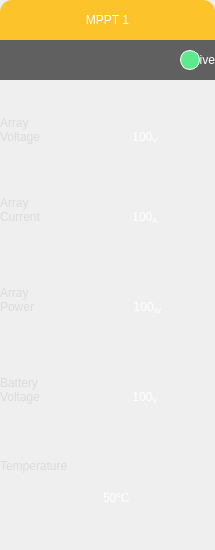
      <widget class="QWidget" name="mppt1" native="true">
       <property name="sizePolicy">
        <sizepolicy hsizetype="Fixed" vsizetype="Fixed">
         <horstretch>0</horstretch>
         <verstretch>0</verstretch>
        </sizepolicy>
       </property>
       <property name="minimumSize">
        <size>
         <width>215</width>
         <height>550</height>
        </size>
       </property>
       <property name="maximumSize">
        <size>
         <width>215</width>
         <height>550</height>
        </size>
       </property>
       <property name="styleSheet">
        <string notr="true">QWidget#mppt1{
border-radius:12px;
background-color:rgba(45, 45, 45,150);
}</string>
       </property>
       <widget class="QLabel" name="mppt1Header">
        <property name="geometry">
         <rect>
          <x>0</x>
          <y>0</y>
          <width>215</width>
          <height>40</height>
         </rect>
        </property>
        <property name="sizePolicy">
         <sizepolicy hsizetype="Fixed" vsizetype="Fixed">
          <horstretch>0</horstretch>
          <verstretch>0</verstretch>
         </sizepolicy>
        </property>
        <property name="minimumSize">
         <size>
          <width>215</width>
          <height>40</height>
         </size>
        </property>
        <property name="maximumSize">
         <size>
          <width>215</width>
          <height>40</height>
         </size>
        </property>
        <property name="styleSheet">
         <string notr="true">QLabel#mppt1Header{
font: 20pt &quot;Arial&quot;;
color:white;
border-top-left-radius:12px;
border-top-right-radius:12px;
background-color:rgba(255, 187, 0, 210);
}</string>
        </property>
        <property name="text">
         <string>MPPT 1</string>
        </property>
        <property name="alignment">
         <set>Qt::AlignCenter</set>
        </property>
       </widget>
       <widget class="QLabel" name="mppt1AliveLabel">
        <property name="geometry">
         <rect>
          <x>0</x>
          <y>40</y>
          <width>215</width>
          <height>40</height>
         </rect>
        </property>
        <property name="sizePolicy">
         <sizepolicy hsizetype="Fixed" vsizetype="Fixed">
          <horstretch>0</horstretch>
          <verstretch>0</verstretch>
         </sizepolicy>
        </property>
        <property name="minimumSize">
         <size>
          <width>215</width>
          <height>40</height>
         </size>
        </property>
        <property name="maximumSize">
         <size>
          <width>215</width>
          <height>40</height>
         </size>
        </property>
        <property name="styleSheet">
         <string notr="true">QLabel#mppt1AliveLabel{
font: 18pt &quot;Arial&quot;;
color:white;
background-color:rgba(56, 56, 56, 200);
}</string>
        </property>
        <property name="text">
         <string>Alive</string>
        </property>
        <property name="alignment">
         <set>Qt::AlignRight|Qt::AlignTrailing|Qt::AlignVCenter</set>
        </property>
        <property name="margin">
         <number>57</number>
        </property>
       </widget>
       <widget class="QLabel" name="mppt1ArrayVoltageLabel">
        <property name="geometry">
         <rect>
          <x>0</x>
          <y>90</y>
          <width>101</width>
          <height>80</height>
         </rect>
        </property>
        <property name="sizePolicy">
         <sizepolicy hsizetype="Fixed" vsizetype="Fixed">
          <horstretch>0</horstretch>
          <verstretch>0</verstretch>
         </sizepolicy>
        </property>
        <property name="minimumSize">
         <size>
          <width>101</width>
          <height>80</height>
         </size>
        </property>
        <property name="maximumSize">
         <size>
          <width>101</width>
          <height>80</height>
         </size>
        </property>
        <property name="styleSheet">
         <string notr="true">font:16pt &quot;Arial&quot;;
color:rgb(219, 219, 219);</string>
        </property>
        <property name="text">
         <string>Array
Voltage</string>
        </property>
        <property name="margin">
         <number>10</number>
        </property>
       </widget>
       <widget class="QLabel" name="mppt1ArrayCurrentLabel">
        <property name="geometry">
         <rect>
          <x>0</x>
          <y>170</y>
          <width>101</width>
          <height>80</height>
         </rect>
        </property>
        <property name="sizePolicy">
         <sizepolicy hsizetype="Fixed" vsizetype="Fixed">
          <horstretch>0</horstretch>
          <verstretch>0</verstretch>
         </sizepolicy>
        </property>
        <property name="minimumSize">
         <size>
          <width>101</width>
          <height>80</height>
         </size>
        </property>
        <property name="maximumSize">
         <size>
          <width>101</width>
          <height>80</height>
         </size>
        </property>
        <property name="styleSheet">
         <string notr="true">font:16pt &quot;Arial&quot;;
color:rgb(219, 219, 219);</string>
        </property>
        <property name="text">
         <string>Array
Current</string>
        </property>
        <property name="margin">
         <number>10</number>
        </property>
       </widget>
       <widget class="QLabel" name="mppt1ArrayPowerLabel">
        <property name="geometry">
         <rect>
          <x>0</x>
          <y>260</y>
          <width>101</width>
          <height>80</height>
         </rect>
        </property>
        <property name="sizePolicy">
         <sizepolicy hsizetype="Fixed" vsizetype="Fixed">
          <horstretch>0</horstretch>
          <verstretch>0</verstretch>
         </sizepolicy>
        </property>
        <property name="minimumSize">
         <size>
          <width>101</width>
          <height>80</height>
         </size>
        </property>
        <property name="maximumSize">
         <size>
          <width>101</width>
          <height>80</height>
         </size>
        </property>
        <property name="styleSheet">
         <string notr="true">font:16pt &quot;Arial&quot;;
color:rgb(219, 219, 219);</string>
        </property>
        <property name="text">
         <string>Array
Power</string>
        </property>
        <property name="margin">
         <number>10</number>
        </property>
       </widget>
       <widget class="QLabel" name="mppt1BatteryVoltageLabel">
        <property name="geometry">
         <rect>
          <x>0</x>
          <y>350</y>
          <width>101</width>
          <height>80</height>
         </rect>
        </property>
        <property name="sizePolicy">
         <sizepolicy hsizetype="Fixed" vsizetype="Fixed">
          <horstretch>0</horstretch>
          <verstretch>0</verstretch>
         </sizepolicy>
        </property>
        <property name="minimumSize">
         <size>
          <width>101</width>
          <height>80</height>
         </size>
        </property>
        <property name="maximumSize">
         <size>
          <width>101</width>
          <height>80</height>
         </size>
        </property>
        <property name="styleSheet">
         <string notr="true">font:16pt &quot;Arial&quot;;
color:rgb(219, 219, 219);</string>
        </property>
        <property name="text">
         <string>Battery
Voltage</string>
        </property>
        <property name="margin">
         <number>10</number>
        </property>
       </widget>
       <widget class="QLabel" name="mppt1TemperatureLabel">
        <property name="geometry">
         <rect>
          <x>0</x>
          <y>410</y>
          <width>150</width>
          <height>111</height>
         </rect>
        </property>
        <property name="minimumSize">
         <size>
          <width>150</width>
          <height>0</height>
         </size>
        </property>
        <property name="maximumSize">
         <size>
          <width>150</width>
          <height>16777215</height>
         </size>
        </property>
        <property name="styleSheet">
         <string notr="true">font:16pt &quot;Arial&quot;;
color:rgb(219, 219, 219);</string>
        </property>
        <property name="text">
         <string>Temperature</string>
        </property>
        <property name="margin">
         <number>10</number>
        </property>
       </widget>
       <widget class="QLabel" name="mppt1ArrayVoltage">
        <property name="geometry">
         <rect>
          <x>90</x>
          <y>100</y>
          <width>110</width>
          <height>80</height>
         </rect>
        </property>
        <property name="sizePolicy">
         <sizepolicy hsizetype="Fixed" vsizetype="Fixed">
          <horstretch>0</horstretch>
          <verstretch>0</verstretch>
         </sizepolicy>
        </property>
        <property name="minimumSize">
         <size>
          <width>110</width>
          <height>80</height>
         </size>
        </property>
        <property name="maximumSize">
         <size>
          <width>110</width>
          <height>80</height>
         </size>
        </property>
        <property name="styleSheet">
         <string notr="true">font:30pt &quot;Arial&quot;;
margin-bottom:5px;
color:white;</string>
        </property>
        <property name="text">
         <string>100&lt;sub&gt;V&lt;/Sub&gt;</string>
        </property>
        <property name="textFormat">
         <enum>Qt::AutoText</enum>
        </property>
        <property name="alignment">
         <set>Qt::AlignCenter</set>
        </property>
        <property name="margin">
         <number>10</number>
        </property>
       </widget>
       <widget class="QLabel" name="mppt1ArrayCurrent">
        <property name="geometry">
         <rect>
          <x>90</x>
          <y>180</y>
          <width>110</width>
          <height>80</height>
         </rect>
        </property>
        <property name="sizePolicy">
         <sizepolicy hsizetype="Fixed" vsizetype="Fixed">
          <horstretch>0</horstretch>
          <verstretch>0</verstretch>
         </sizepolicy>
        </property>
        <property name="minimumSize">
         <size>
          <width>110</width>
          <height>80</height>
         </size>
        </property>
        <property name="maximumSize">
         <size>
          <width>110</width>
          <height>80</height>
         </size>
        </property>
        <property name="styleSheet">
         <string notr="true">font:30pt &quot;Arial&quot;;
margin-bottom:5px;
color:white;</string>
        </property>
        <property name="text">
         <string>100&lt;sub&gt;A&lt;/sub&gt;</string>
        </property>
        <property name="textFormat">
         <enum>Qt::AutoText</enum>
        </property>
        <property name="alignment">
         <set>Qt::AlignCenter</set>
        </property>
        <property name="margin">
         <number>10</number>
        </property>
       </widget>
       <widget class="QLabel" name="mppt1ArrayPower">
        <property name="geometry">
         <rect>
          <x>90</x>
          <y>270</y>
          <width>115</width>
          <height>80</height>
         </rect>
        </property>
        <property name="sizePolicy">
         <sizepolicy hsizetype="Fixed" vsizetype="Fixed">
          <horstretch>0</horstretch>
          <verstretch>0</verstretch>
         </sizepolicy>
        </property>
        <property name="minimumSize">
         <size>
          <width>115</width>
          <height>80</height>
         </size>
        </property>
        <property name="maximumSize">
         <size>
          <width>115</width>
          <height>80</height>
         </size>
        </property>
        <property name="styleSheet">
         <string notr="true">font:30pt &quot;Arial&quot;;
margin-bottom:5px;
color:white;</string>
        </property>
        <property name="text">
         <string>100&lt;sub&gt;W&lt;/sub&gt;</string>
        </property>
        <property name="textFormat">
         <enum>Qt::AutoText</enum>
        </property>
        <property name="alignment">
         <set>Qt::AlignCenter</set>
        </property>
        <property name="margin">
         <number>10</number>
        </property>
       </widget>
       <widget class="QLabel" name="mppt1BatteryVoltage">
        <property name="geometry">
         <rect>
          <x>90</x>
          <y>360</y>
          <width>110</width>
          <height>80</height>
         </rect>
        </property>
        <property name="sizePolicy">
         <sizepolicy hsizetype="Fixed" vsizetype="Fixed">
          <horstretch>0</horstretch>
          <verstretch>0</verstretch>
         </sizepolicy>
        </property>
        <property name="minimumSize">
         <size>
          <width>110</width>
          <height>80</height>
         </size>
        </property>
        <property name="maximumSize">
         <size>
          <width>110</width>
          <height>80</height>
         </size>
        </property>
        <property name="styleSheet">
         <string notr="true">font:30pt &quot;Arial&quot;;
margin-bottom:5px;
color:white;</string>
        </property>
        <property name="text">
         <string>100&lt;sub&gt;V&lt;/sub&gt;</string>
        </property>
        <property name="textFormat">
         <enum>Qt::AutoText</enum>
        </property>
        <property name="alignment">
         <set>Qt::AlignCenter</set>
        </property>
        <property name="margin">
         <number>10</number>
        </property>
       </widget>
       <widget class="QLabel" name="mppt1Temperature">
        <property name="geometry">
         <rect>
          <x>100</x>
          <y>460</y>
          <width>110</width>
          <height>81</height>
         </rect>
        </property>
        <property name="minimumSize">
         <size>
          <width>110</width>
          <height>0</height>
         </size>
        </property>
        <property name="maximumSize">
         <size>
          <width>110</width>
          <height>16777215</height>
         </size>
        </property>
        <property name="styleSheet">
         <string notr="true">font:30pt &quot;Arial&quot;;
margin-bottom:5px;
color:white;</string>
        </property>
        <property name="text">
         <string>50&lt;sup&gt;o&lt;/sup&gt;C</string>
        </property>
        <property name="margin">
         <number>10</number>
        </property>
       </widget>
       <widget class="QWidget" name="mppt1AliveIndicator" native="true">
        <property name="geometry">
         <rect>
          <x>180</x>
          <y>50</y>
          <width>20</width>
          <height>20</height>
         </rect>
        </property>
        <property name="sizePolicy">
         <sizepolicy hsizetype="Fixed" vsizetype="Fixed">
          <horstretch>0</horstretch>
          <verstretch>0</verstretch>
         </sizepolicy>
        </property>
        <property name="minimumSize">
         <size>
          <width>20</width>
          <height>20</height>
         </size>
        </property>
        <property name="maximumSize">
         <size>
          <width>20</width>
          <height>20</height>
         </size>
        </property>
        <property name="styleSheet">
         <string notr="true">background-color:rgb(93, 234, 140);
border-radius:10px;
border: 1px solid white;</string>
        </property>
       </widget>
       <zorder>mppt1Header</zorder>
       <zorder>mppt1AliveLabel</zorder>
       <zorder>mppt1ArrayVoltageLabel</zorder>
       <zorder>mppt1ArrayCurrentLabel</zorder>
       <zorder>mppt1ArrayPowerLabel</zorder>
       <zorder>mppt1BatteryVoltageLabel</zorder>
       <zorder>mppt1TemperatureLabel</zorder>
       <zorder>mppt1ArrayVoltage</zorder>
       <zorder>mppt1ArrayCurrent</zorder>
       <zorder>mppt1ArrayPower</zorder>
       <zorder>mppt1BatteryVoltage</zorder>
       <zorder>mppt1Temperature</zorder>
       <zorder>mppt1AliveIndicator</zorder>
       <zorder>mppt0</zorder>
      </widget>
